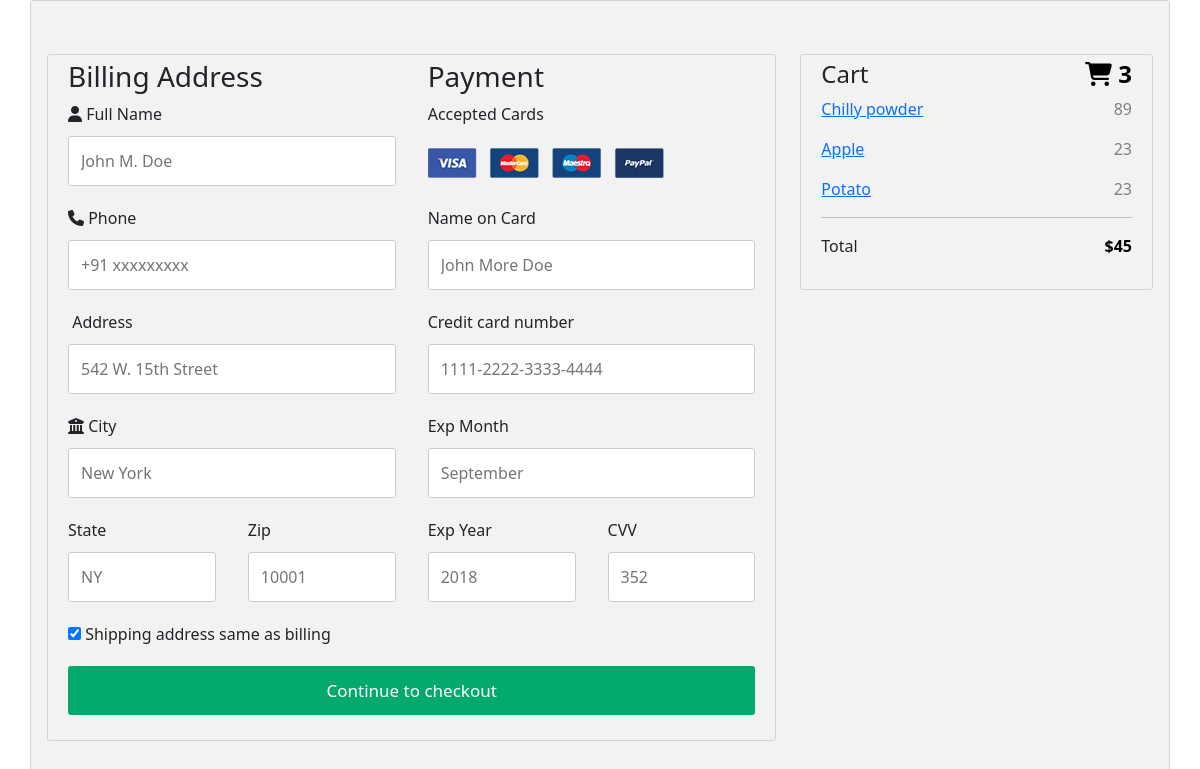
The page /user/checkout/ (signed in) on the database as committed earlier.
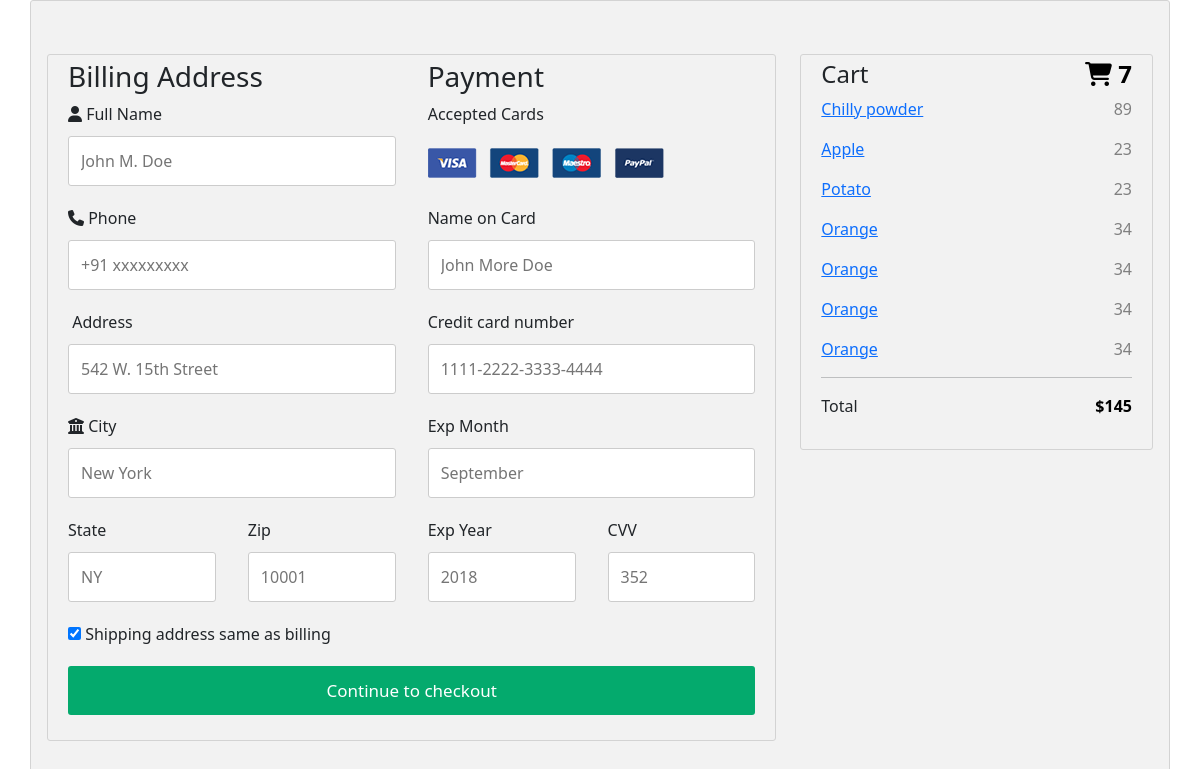
The same page on the database as committed later.
### account/models.py (models this page shows, shortened)
class Cart(models.Model):
    products = models.ForeignKey(Products,on_delete=models.CASCADE,related_name='prod')
    date=models.DateField(auto_now_add=True)
    user = models.ForeignKey(User,on_delete=models.CASCADE)
    status = models.CharField(max_length=100,default='added')

class Products(models.Model):
    title = models.CharField(max_length=50)
    description = models.CharField(max_length=50)
    price = models.IntegerField()
    image = models.ImageField(upload_to='product_images')
    options=(
        ('Vegetables','Vegetables'),
        ('Fruits','Fruits'),
        ('Diary','Diary'),
        ('Spices','Spices'),
    )
    category = models.CharField(max_length=100,choices = options)
    stock = models.IntegerField()
    is_offer = models.BooleanField(default=False,null=True)
    offer_price = models.IntegerField(null=True)

### user/views.py (the view, shortened to what this page needs)
# urls.py: path('checkout/',views.Checkout.as_view(),name='checkout'),
@method_decorator(dec,name='dispatch')
class Checkout(View):
    def get(self,request):
        cart = Cart.objects.filter(user=request.user)
        sum = 0
        for i in cart:
            if i.products.is_offer:
                sum+= i.products.offer_price
            else:
                sum+=i.products.price
        return render(request,'checkout.html',{'cart':cart,'sum':sum})

### account/views.py (called while the page is built)
def signin_required(func):
    def inner(request,**kwargs):
        if request.user.is_authenticated:
            return func(request,**kwargs)
        else:
            messages.error(request,'Login required')
            return redirect('login')
    return inner

### user/context_processor.py (called while the page is built)
def cart_count(request):
    if request.user.is_authenticated:
        count = Cart.objects.filter(user = request.user).count()
        return {'count':count}
    else:
        return {'count':0}

### user/templates/checkout.html (shortened to what the changed rows need)
<!doctype html>
{% load static %}
<html lang="en">
    <head>
        <link
            href="https://cdn.jsdelivr.net/npm/bootstrap@5.3.2/dist/css/bootstrap.min.css"
            rel="stylesheet"
        />
        <link rel="stylesheet" href="https://cdnjs.cloudflare.com/ajax/libs/font-awesome/6.5.1/css/all.min.css" />
    </head>
    <body>
        <div class="container">
            <div class="row my-5">
                <div class="col-4">
                  <div class="container">
                    <h4>Cart
                      <span class="price" style="color:black">
                        <i class="fa fa-shopping-cart"></i>
                        <b>{{count}}</b>
                      </span>
                    </h4>
                    {% for item in cart %}
                    <p><a href="#">{{item.products.title}}</a> <span class="price">{{item.products.price}}</span></p>
                    {% endfor %}
                    <p>Total <span class="price" style="color:black"><b>${{sum}}</b></span></p>
                  </div>
                </div>
              </div>
        </div>
    </body>
</html>

Rows that differ between the two databases and show on the page:
added Cart: products "Orange", products.price "34"
added Cart: products "Orange", products.price "34"
added Cart: products "Orange", products.price "34"
added Cart: products "Orange", products.price "34"
Other text that changed with them:
{{ count }}: "3" → "7"
{{ sum }}: "45" → "145"
